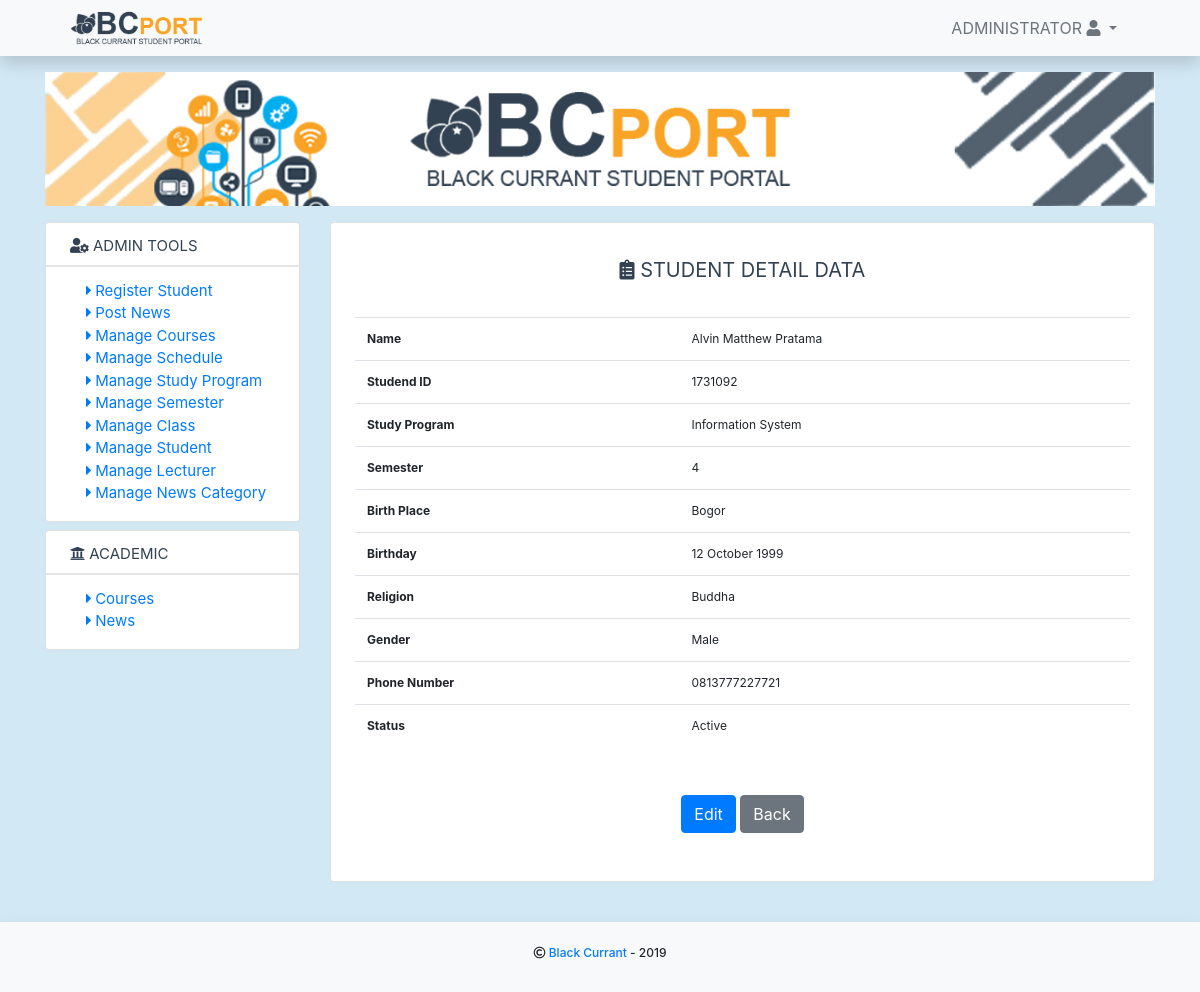
Page /index.php?page=detailstudent&id=2 (signed in) on the committed database.
### tables this page shows
CREATE TABLE `tb_student` (
  `id` int(11) NOT NULL,
  `student_id` varchar(15) NOT NULL,
  `name` varchar(255) NOT NULL,
  `studyprogram_id` int(11) NOT NULL,
  `birth_place` varchar(100) NOT NULL,
  `birth_date` varchar(50) NOT NULL,
  `phone_num` varchar(20) NOT NULL,
  `religion_id` varchar(20) NOT NULL,
  `current_semester` int(11) NOT NULL,
  `status` int(1) NOT NULL,
  `gender` varchar(10) NOT NULL
);

CREATE TABLE `tb_studyprogram` (
  `id` int(11) NOT NULL,
  `studyprogram_id` int(11) NOT NULL,
  `studyprogram` varchar(255) NOT NULL,
  `abbreviation` varchar(15) NOT NULL
);

CREATE TABLE `tb_religion` (
  `id` int(11) NOT NULL,
  `religion_id` int(11) NOT NULL,
  `religion` varchar(20) NOT NULL
);

### core/app/student.php (called while the page is built, shortened)
<?php
    function getStudent($id) {
        global $connect;
        $sql = "SELECT tb_student.*, tb_studyprogram.studyprogram, tb_religion.religion FROM tb_student INNER JOIN tb_studyprogram ON tb_student.studyprogram_id = tb_studyprogram.studyprogram_id LEFT JOIN tb_religion ON tb_student.religion_id = tb_religion.religion_id WHERE tb_student.id = '$id'";
        $query = $connect->query($sql);
        if ($query->num_rows > 0)
        {
            return $query;
        } else {
            return false;
        }
    }
?>

### core/base.php (called while the page is built, shortened)
<?php
    $baseUrl = "./";
?>

### pages/student/detail.php (the view, shortened to what this page needs)
<div class="px-4 py-4">
	<h5 class="simple-text text-center"><i class="fas fa-clipboard-list"></i> Student Detail Data</h5>
	<?php
		$idget = $_GET['id'];
		$result = getStudent($idget);
		if ($result != false) {
			while ($row = $result->fetch_assoc())
			{
				$student_id = $row['student_id'];
				$name = $row['name'];
				$studyprogram = $row['studyprogram'];
				$birth_place = $row['birth_place'];
				$birth_date = $row['birth_date'];
				$phone_num = $row['phone_num'];
				$religion = $row['religion'];
				$semester = $row['current_semester'];
				$status = $row['status'];
				$gender = $row['gender'];
	 ?>
	<table class="table my-4">
		<tr>
	  		<th>Name</th>
	  		<td><?php echo $name ?></td>
		</tr>
		<tr>
	  		<th>Studend ID</th>
	  		<td><?php echo $student_id ?></td>
		</tr>
		<tr>
	  		<th>Study Program</th>
	  		<td><?php echo $studyprogram ?></td>
		</tr>
		<tr>
	  		<th>Semester</th>
	  		<td><?php echo $semester ?></td>
		</tr>
		<tr>
	  		<th>Birth Place</th>
	  		<td><?php echo $birth_place ?></td>
		</tr>
		<tr>
	  		<th>Birthday</th>
	  		<td><?php echo $birth_date ?></td>
		</tr>
		<tr>
	  		<th>Religion</th>
	  		<td><?php echo $religion ?></td>
		</tr>
		<tr>
	  		<th>Gender</th>
	  		<td><?php echo $gender ?></td>
		</tr>
		<tr>
	  		<th>Phone Number</th>
	  		<td><?php echo $phone_num ?></td>
		</tr>
		<tr>
	  		<th>Status</th>
	  		<td>
	  			<?php
	  				if ($status == '2') {
	  				 	echo "Inactive";
	  				 } else {
	  				 	echo "Active";
	  				 }
	  			?>
	  		</td>
		</tr>
	</table>
	<div class="text-center py-4">
		<a href="<?php echo $baseUrl.'index.php?page=editdetailstudent&id='.$idget.''; ?>" class="btn btn-primary"> Edit</a>
		<a href="<?php echo $baseUrl.'index.php?page=student'; ?>" class="btn btn-secondary"> Back</a>
	</div>
	<?php
			}
		}
	 ?>
</div>

### assets/css/custom.css (style rules this page uses)
body { background-color: #d2e8f5; }
.simple-text { text-transform: uppercase; padding: 0.5rem 0; display: block; white-space: nowrap; color: #324252; text-decoration: none; font-weight: 400; line-height: 30px; overflow: hidden; }
* { -webkit-box-sizing: border-box; box-sizing: border-box; }
body { padding: 0; margin: 0; }
table { font-size: 12px !important; }

### rows in the picture
tb_student: name "Alvin Matthew Pratama", student "1731092", tb_studyprogram.studyprogram "Information System", current_semester "4", birth_place "Bogor", birth_date "12 October 1999", religion.religion "Buddha", gender "Male", phone_num "0813777227721", status "Active"

### other values in the picture
$userdata['name'] "ADMINISTRATOR"
